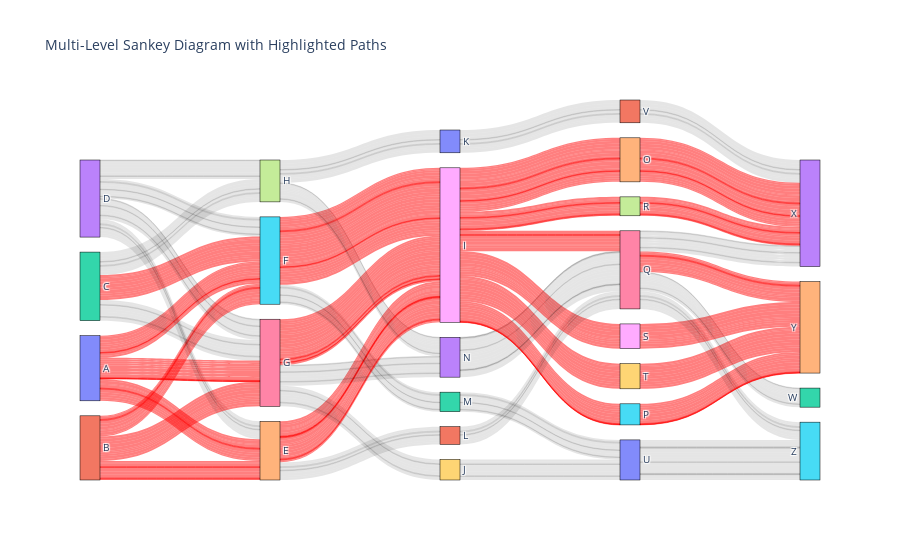

Source (notebook cell):
### Code cell
# Load the dataset
file_path = r'C:\Users\Admin\PycharmProjects\Money_flow_diagram\Sankey Template Multi Level.xlsx - Data.csv'  # Replace with your file path
data = pd.read_csv(file_path)

# Function to create a mapping of each unique step to a unique integer
def create_node_mapping(data):
    unique_nodes = set()
    for col in data.columns[2:-1]:  # Exclude 'Link', 'ID', and 'Size' columns
        unique_nodes.update(data[col].unique())
    return {node: i for i, node in enumerate(sorted(unique_nodes))}

# Create the node mapping
node_mapping = create_node_mapping(data)

# Prepare source, target, and value lists for the Sankey diagram
sources = []
targets = []
values = []
colors = []  # For link colors

target_node = 'I'  # Specify your target node here
highlight_color = 'rgba(255, 0, 0, 0.5)'  # Highlight color for the paths leading to the target node
default_color = 'rgba(0, 0, 0, 0.1)'  # Default color for other paths

# Function to check if a row leads to the target
def row_leads_to_target(row, target_node):
    return target_node in row[2:-1].values  # Check if target node is in the steps

# Populate source, target, values, and colors
for _, row in data.iterrows():
    row_highlighted = row_leads_to_target(row, target_node)
    for i in range(2, len(data.columns) - 2):
        source = node_mapping[row[i]]
        target = node_mapping[row[i + 1]]
        value = row['Size']
        sources.append(source)
        targets.append(target)
        values.append(value)
        colors.append(highlight_color if row_highlighted else default_color)

# Create the Sankey diagram
fig = go.Figure(data=[go.Sankey(
    node=dict(
        pad=15,
        thickness=20,
        line=dict(color="black", width=0.5),
        label=list(node_mapping.keys())
    ),
    link=dict(
        source=sources,
        target=targets,
        value=values,
        color=colors  # Add custom colors
    )
)])

fig.update_layout(title_text="Multi-Level Sankey Diagram with Highlighted Paths", font_size=10)
fig.show()

### Figure 1 — Plotly figure (JSON) as saved in the notebook; plotly's stock layout.template omitted (floating-point values rounded to 4 significant figures; data arrays with more than 128 entries replaced by an {"elided": "..."} marker saying what was removed)
{"data": [{"link": {"color": {"elided": "520 str values"}, "source": {"elided": "520 int values"}, "target": {"elided": "520 int values"}, "value": {"elided": "520 int values"}}, "node": {"label": ["A", "B", "C", "D", "E", "F", "G", "H", "I", "J", "K", "L", "M", "N", "O", "P", "Q", "R", "S", "T", "U", "V", "W", "X", "Y", "Z"], "line": {"color": "black", "width": 0.5}, "pad": 15, "thickness": 20}, "type": "sankey"}], "layout": {"font": {"size": 10}, "title": {"text": "Multi-Level Sankey Diagram with Highlighted Paths"}}}
